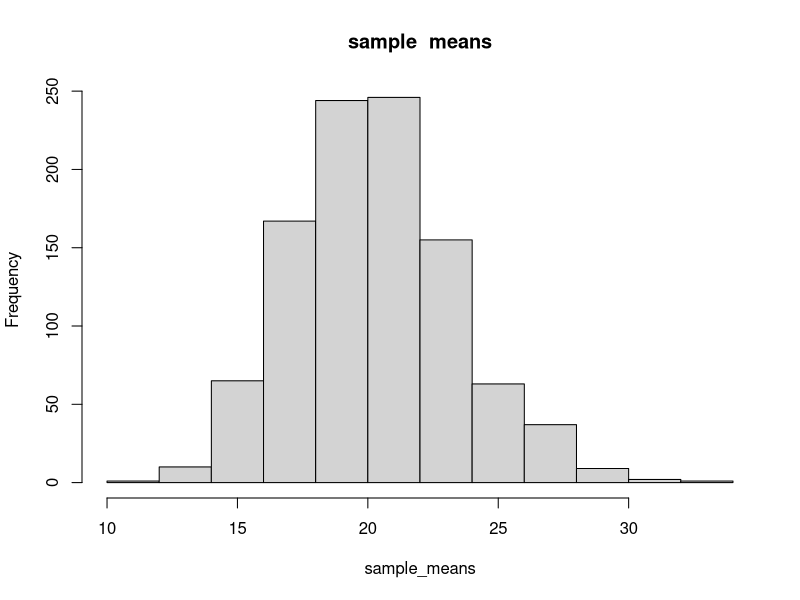
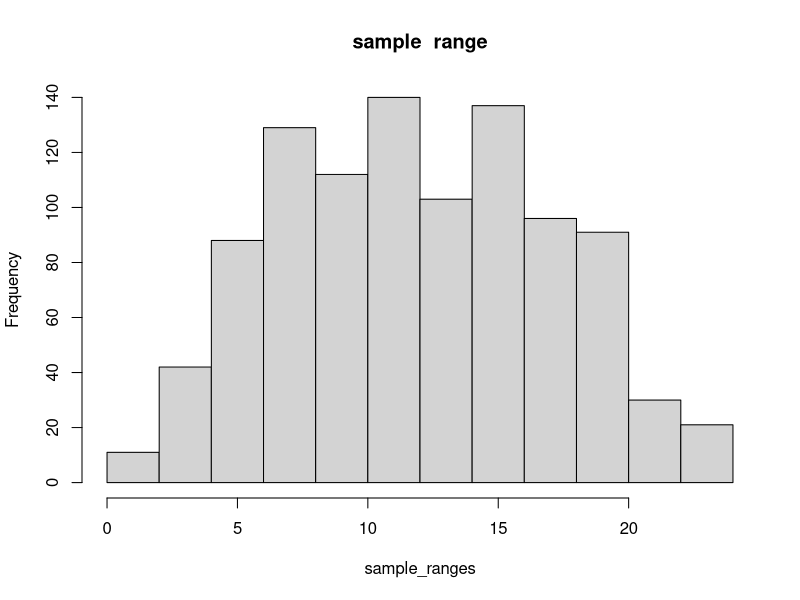

The R script that drew these images, in order:
# **Sampling distribution** 
#Obtain the sampling distribution of some statistic using repeated samples and represent it by a histogram.
#Population
#Observations on the ‘mpg’ variable in ‘mtcars’ data set are taken as population values.

x<-mtcars$mpg

#Generating all possible random samples
#From the above vector of values a random sample of size 4 with replacement is generated using the sample() function in R.

sample<-sample(x,size=4, replace = TRUE)
sample

#Now, we need more samples from this population to plot the sampling distribution of the statistic under 
#study. replicate() function is used to generate some 1000 samples from this population
#samples<-replicate(1000,sample(x,size=4,replace  =  TRUE))
#Statistics such as sample mean, range, etc. can be computed for each sample using 
#replicate() function in R. For example,

sample_means<-replicate(1000,mean(sample(x,size=4,replace  = TRUE)))

#A plot of the sampling distribution of the sample mean is obtained using

hist(sample_means,main="sample  means")

#The sampling distribution of the sample range is obtained as follows

sample_ranges<-replicate(1000,diff(range(sample(x,size=4,replace= TRUE))))
hist(sample_ranges,main="sample  range")

